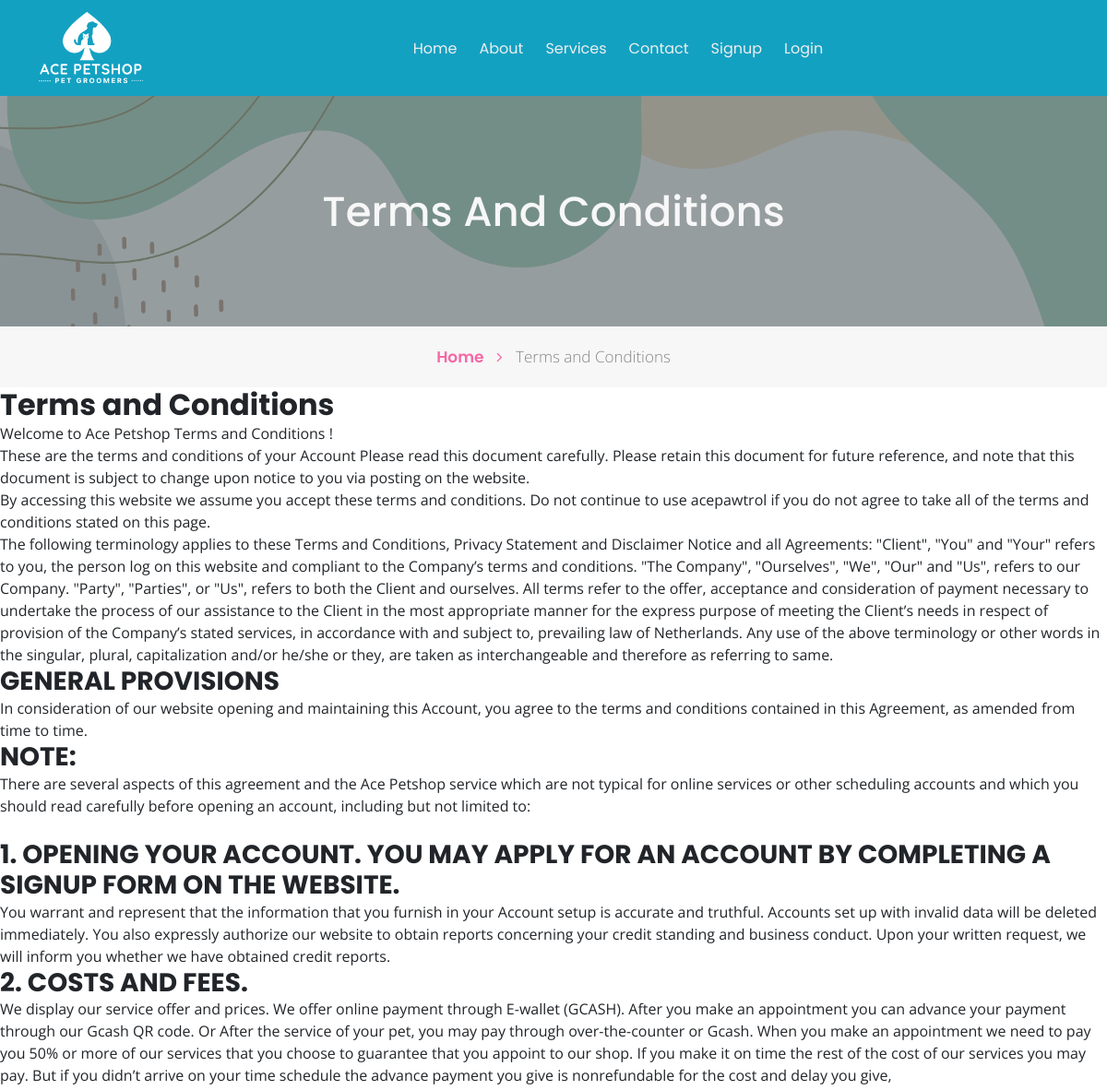
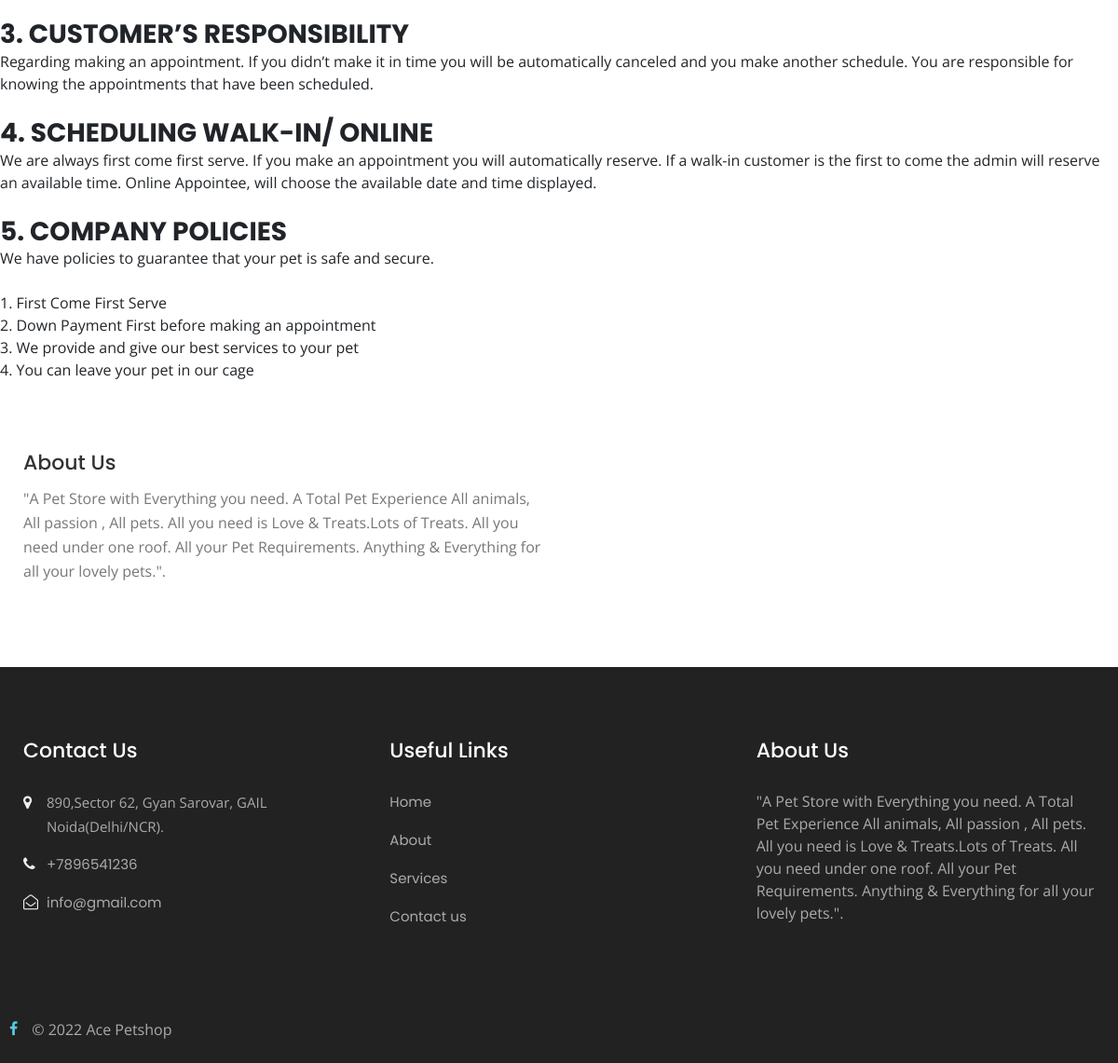
Screenshot of /terms-and-condition.php with the database file from the repository (2 pictures, top to bottom).
### tables this page shows
CREATE TABLE `tblpage` (
  `ID` int(10) NOT NULL,
  `PageType` varchar(200) DEFAULT NULL,
  `PageTitle` mediumtext DEFAULT NULL,
  `PageDescription` mediumtext DEFAULT NULL,
  `Email` varchar(200) DEFAULT NULL,
  `MobileNumber` bigint(10) DEFAULT NULL,
  `UpdationDate` date DEFAULT NULL,
  `Timing` varchar(200) NOT NULL
);

### terms-and-condition.php (the view, shortened to what this page needs)
<?php
include('includes/dbconnection.php');
?>
<!doctype html>
<html lang="en">
  <head>
    <link rel="stylesheet" href="assets/css/style-starter.css">
  </head>
  <body id="home">
<?php include_once('includes/header.php');?>
    <section class="w3l-inner-banner-main">
        <div class="about-inner about ">
            <div class="container">
                <div class="main-titles-head text-center">
                <h3 class="header-name ">
					Terms and Conditions
                </h3>
            </div>
</div>
   </div>
   <div class="breadcrumbs-sub">
   <div class="container">
    <ul class="breadcrumbs-custom-path">
        <li class="right-side propClone"><a href="index.php" class="">Home <span class="fa fa-angle-right" aria-hidden="true"></span></a> <p></li>
        <li class="active ">Terms and Conditions</li>
    </ul>
</div>
</div>
    </section>
    <body>
<h2><strong>Terms and Conditions</strong></h2>
<p>Welcome to Ace Petshop Terms and Conditions !</p>
<p>These are the terms and conditions of your Account Please read this document carefully. Please retain this document for future reference, and note that this document is subject to change upon notice to you via posting on the website.</p>
<p>By accessing this website we assume you accept these terms and conditions. Do not continue to use acepawtrol if you do not agree to take all of the terms and conditions stated on this page.</p>
<p>The following terminology applies to these Terms and Conditions, Privacy Statement and Disclaimer Notice and all Agreements: "Client", "You" and "Your" refers to you, the person log on this website and compliant to the Company’s terms and conditions. "The Company", "Ourselves", "We", "Our" and "Us", refers to our Company. "Party", "Parties", or "Us", refers to both the Client and ourselves. All terms refer to the offer, acceptance and consideration of payment necessary to undertake the process of our assistance to the Client in the most appropriate manner for the express purpose of meeting the Client’s needs in respect of provision of the Company’s stated services, in accordance with and subject to, prevailing law of Netherlands. Any use of the above terminology or other words in the singular, plural, capitalization and/or he/she or they, are taken as interchangeable and therefore as referring to same.</p>
<h3><strong>GENERAL PROVISIONS</strong></h3>
<p>In consideration of our website opening and maintaining this Account, you agree to the terms and conditions contained in this Agreement, as amended from time to time.</p>
<h3><strong>NOTE: </strong></h3>
<p>There are several aspects of this agreement and the Ace Petshop service which are not typical for online services or other scheduling accounts and which you should read carefully before opening an account, including but not limited to:</p>
<br>
<h3><strong>1. OPENING YOUR ACCOUNT. YOU MAY APPLY FOR AN ACCOUNT BY COMPLETING A SIGNUP FORM ON THE WEBSITE.</strong></h3>
<p>You warrant and represent that the information that you furnish in your Account setup is accurate and truthful. Accounts set up with invalid data will be deleted immediately. You also expressly authorize our website to obtain reports concerning your credit standing and business conduct. Upon your written request, we will inform you whether we have obtained credit reports.</p>
<h3><strong>2. COSTS AND FEES.</strong></h3>
<p>We display our service offer and prices. We offer online payment through E-wallet (GCASH). After you make an appointment you can advance your payment through our Gcash QR code. Or After the service of your pet, you may pay through over-the-counter or Gcash. When you make an appointment we need to pay you 50% or more of our services that you choose to guarantee that you appoint to our shop. If you make it on time the rest of the cost of our services you may pay. But if you didn’t arrive on your time schedule the advance payment you give is nonrefundable for the cost and delay you give,</p>
<br><h3><strong>3. CUSTOMER’S RESPONSIBILITY</strong></h3>
<p>Regarding making an appointment. If you didn’t make it in time you will be automatically canceled and you make another schedule. You are responsible for knowing the appointments that have been scheduled.</p>
<br><h3><strong>4. SCHEDULING WALK-IN/ ONLINE</strong></h3>
<p>We are always first come first serve. If you make an appointment you will automatically reserve. If a walk-in customer is the first to come the admin will reserve an available time. Online Appointee, will choose the available date and time displayed.</p>
<br><h3><strong>5. COMPANY POLICIES</strong></h3>
<p>We have policies to guarantee that your pet is safe and secure.</p>
<br>
<ul>
    <li>1.	First Come First Serve</li>
    <li>2.	Down Payment First before making an appointment</li>
    <li>3.	We provide and give our best services to your pet</li>
    <li>4.	You can leave your pet in our cage</li>
</ul>
                    </body>
<section class="w3l-recent-work">
	<div class="jst-two-col">
		<div class="container">
<div class="row">
		<div class="my-bio col-lg-6">
	<div class="hair-make">
		<?php
$ret=mysqli_query($con,"select * from tblpage where PageType='aboutus' ");
while ($row=mysqli_fetch_array($ret)) {
?>
		<h5><a href="blog.html"><?php  echo $row['PageTitle'];?></a></h5>
		<p class="para mt-2"><?php  echo $row['PageDescription'];?></p><?php } ?>
	</div>
	</div>
		</div>
	</div>
</section>
<?php include_once('includes/footer.php');?>
</body>
</html>

### includes/footer.php (shortened to what this page needs)
<section class="w3l-footer-29-main">
    <div class="footer-29 py-5">
      <div class="container py-lg-4">
        <div class="row footer-top-29">
          <div class="col-lg-4 col-md-6 col-sm-8 footer-list-29 footer-1">
            <h6 class="footer-title-29">Contact Us</h6>
            <ul>
              <?php
$ret=mysqli_query($con,"select * from tblpage where PageType='contactus' ");
while ($row=mysqli_fetch_array($ret)) {
?>
              <li>
                <span class="fa fa-map-marker"></span> <p><?php  echo $row['PageDescription'];?>.</p>
              </li>
              <li><span class="fa fa-phone"></span><a href="tel:+7-800-999-800"> +<?php  echo $row['MobileNumber'];?></a></li>
              <li><span class="fa fa-envelope-open-o"></span><a href="mailto:ace-petshop@gmail.com" class="mail">
                  <?php  echo $row['Email'];?></a></li><?php } ?>
            </ul>
          </div>
          <div class="col-lg-4 col-md-6 col-sm-4 footer-list-29 footer-2 ">
            <ul>
              <h6 class="footer-title-29">Useful Links</h6>
              <li><a href="index.php">Home</a></li>
              <li><a href="about.php">About</a></li>
              <li><a href="services.php"> Services</a></li>
              <li><a href="contact.php">Contact us</a></li>
            </ul>
          </div>
          <div class="col-lg-4 col-md-6 col-sm-7 footer-list-29 footer-4">
            <?php
$ret=mysqli_query($con,"select * from tblpage where PageType='aboutus' ");
while ($row=mysqli_fetch_array($ret)) {
?>
            <h6 class="footer-title-29"><?php  echo $row['PageTitle'];?> </h6>
            <p><?php  echo $row['PageDescription'];?></p><?php } ?>
          </div>
        </div>
      </div>
    </div>
  </section>
  <section class="w3l-footer-29-main w3l-copyright">
    <div class="container">
      <div class="row bottom-copies">
         <a href="https://www.facebook.com/AcePetshopMarilao" class="facebook"><span class="fa fa-facebook"></span></a>
        <p class="col-lg-8 copy-footer-29">© 2022  Ace Petshop </p>
      </div>
    </div>
  </section>

### rows the page displays
tblpage: PageTitle "About Us", PageDescription "\"A Pet Store with Everything you need. A Total Pet Experience All animals, All passion , All pets. All you need is Love & Treats.Lots of Treats. All you need under one roof. All your Pet Requirements. Anything & Everything for all your lovely pets.\"."
tblpage: PageDescription "890,Sector 62, Gyan Sarovar, GAIL Noida(Delhi/NCR)", MobileNumber "7896541236", Email "info@gmail.com"
